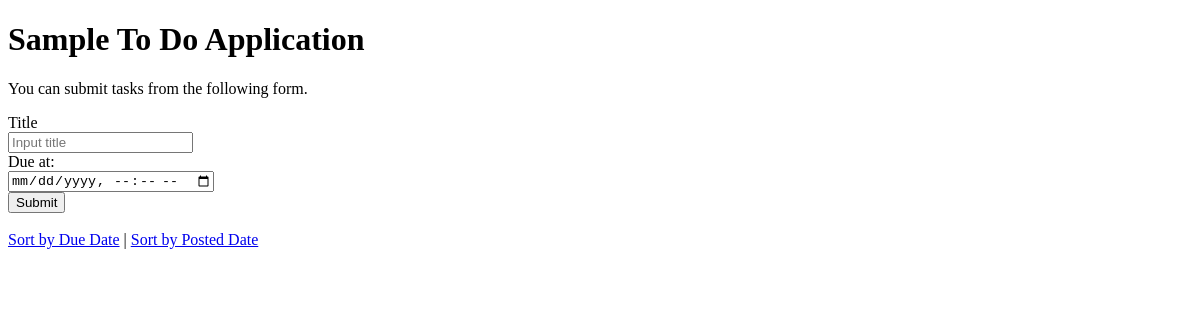
Before: / with the older database file.
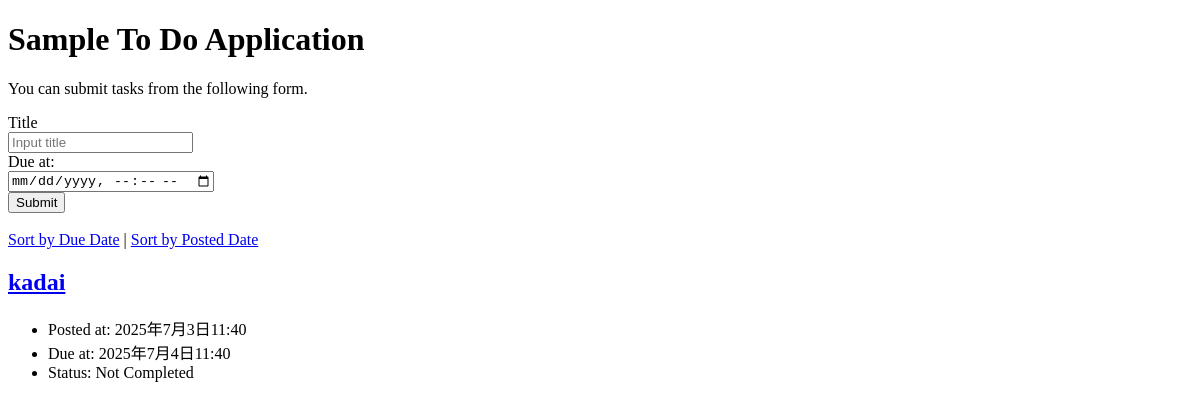
After: the same page with the newer database file.
### todo/models.py (models this page shows, shortened)
class Task(models.Model):
    title = models.CharField(max_length=100)
    completed = models.BooleanField(default=False)
    posted_at = models.DateTimeField(default=timezone.now)
    due_at = models.DateTimeField(null=True, blank=True)

### todo/views.py (the view)
# urls.py: path('', todo_views.index, name='index'),
def index(request):
    if request.method == 'POST':
        task = Task(title=request.POST['title'],
        due_at=make_aware(parse_datetime(request.POST['due_at'])))
        task.save()
    if request.GET.get('order') == 'due':
        tasks = Task.objects.order_by('due_at')
    else:
        tasks = Task.objects.order_by('-posted_at')
    context = {
        'tasks' : tasks
    }
    return render(request, 'todo/index.html', context)

### todo/templates/todo/index.html (shortened to what this page needs)
{% load static %}
<!DOCTYPE html>
<html lang="ja">
  <head>
  </head>
  <body>
    <h1>Sample To Do Application</h1>
    <p>You can submit tasks from the following form.</p>
    <form action="{% url 'index' %}" method="post">
      <div>
        <label for="titleInput">Title</label><br>
        <input id="titleInput" name="title" type="text" placeholder="Input title">
      </div>
      <div>
        <label for="dueInput">Due at:</label><br>
        <input id="dueInput" name="due_at" type="datetime-local">
      </div>
      <div>
        <button type="submit">Submit</button>
      </div>
    </form>
    <br>
    <div>
      <a href="{% url 'index' %}?order=due">Sort by Due Date</a> |
      <a href="{% url 'index' %}?order=post">Sort by Posted Date</a>
    </div>
    {% for task in tasks %}
    <div class="text">
      <h2><a href="{% url 'detail' task.id %}">{{task.title }}</a> </h2>
      <ul>
        <li>Posted at: {{ task.posted_at }}</li>
        {% if task.due_at %}
        <li>Due at: {{ task.due_at }}</li>
        {% endif %}
        {% if task.completed %}
        <li>Status: Completed</li>
        {% else %}
        <li>Status: Not Completed</li>
        {% endif %}
      </ul>
    </div>
    {% endfor %}
  </body>
</html>

Changed rows visible on the page:
added Task: title "kadai", posted_at "2025年7月3日11:40", due_at "2025年7月4日11:40", completed "Status: Not Completed"
